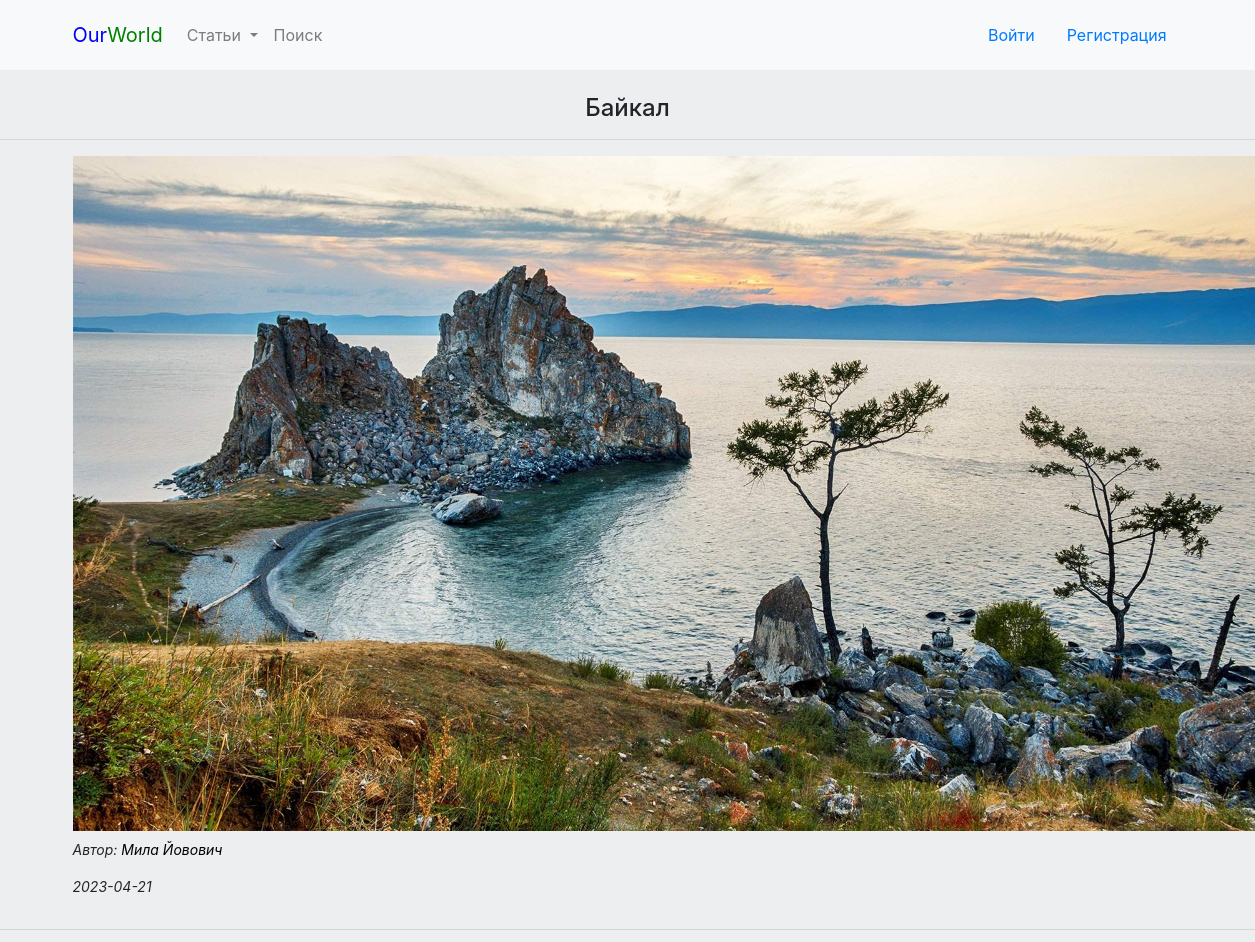
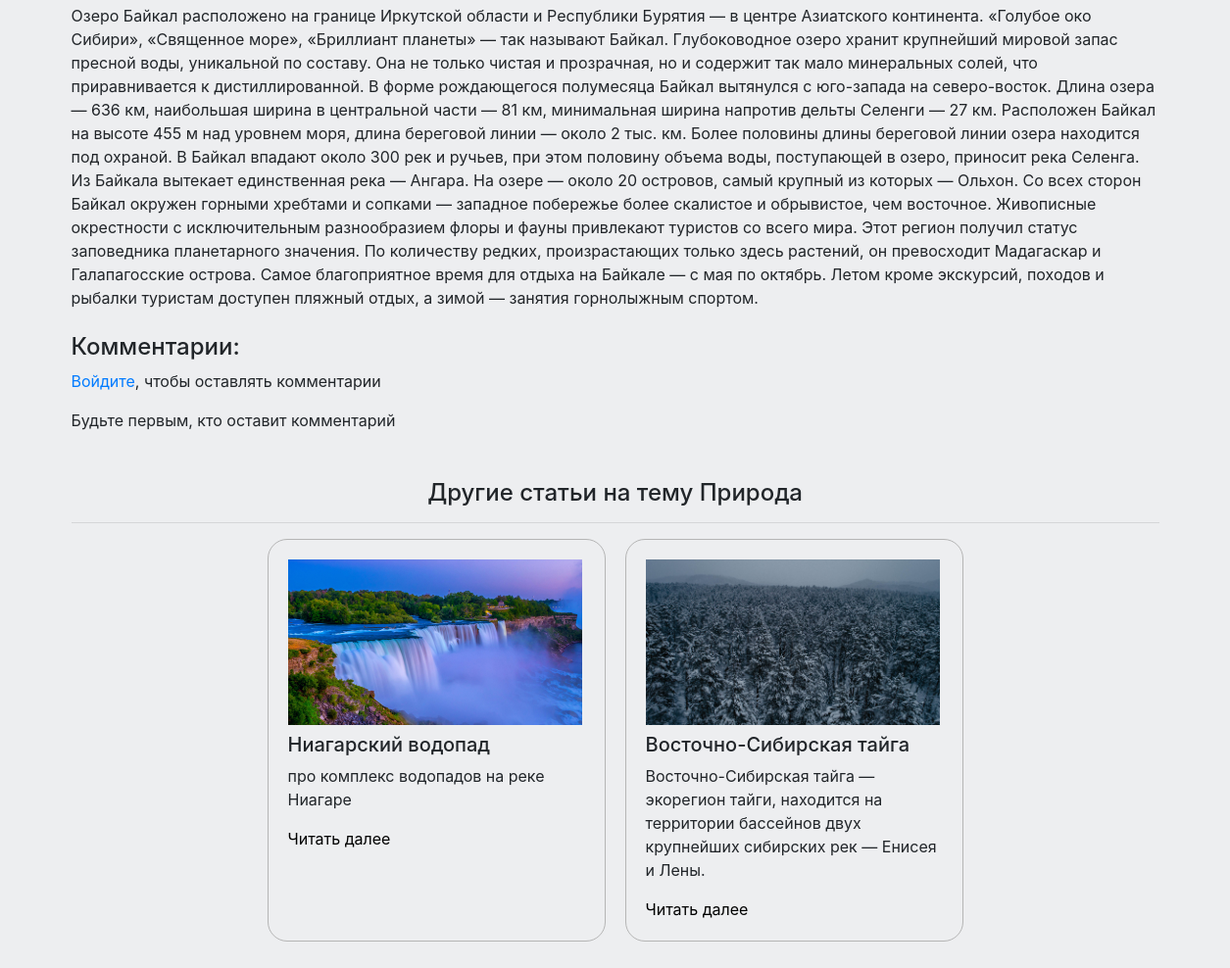
/one.php?id=3, run on the app's committed database (2 pictures, top to bottom).
### tables this page shows
CREATE TABLE `articles` (
  `id` bigint(24) NOT NULL,
  `title` varchar(255) DEFAULT NULL,
  `short` varchar(500) DEFAULT NULL,
  `category_id` bigint(24) DEFAULT NULL,
  `body` text DEFAULT NULL,
  `image` varchar(500) DEFAULT NULL,
  `user_id` bigint(24) DEFAULT NULL,
  `time` date NOT NULL DEFAULT current_timestamp(),
  `public` int(10) DEFAULT 1
);

CREATE TABLE `users` (
  `id` bigint(24) NOT NULL,
  `name` varchar(255) DEFAULT NULL,
  `surname` varchar(250) DEFAULT NULL,
  `email` varchar(150) DEFAULT NULL,
  `login` varchar(255) DEFAULT NULL,
  `password` varchar(255) DEFAULT NULL,
  `avatar` varchar(500) DEFAULT 'storage/avatars/avatar.png',
  `description` text DEFAULT 'Автор и читатель на Our World!'
);

CREATE TABLE `categories` (
  `id` bigint(24) NOT NULL,
  `title` varchar(255) DEFAULT NULL
);

### app/Auth.php (called while the page is built, shortened)
<?php
class Auth extends Connect
{
    public static function check($id)
    {
        $id = htmlspecialchars($id);
        $sql = "SELECT * FROM `users` WHERE `id` = '$id'";
        $query = mysqli_query(self::db(), $sql);
        return mysqli_num_rows($query) > 0;
    }
}

### app/Connect.php (called while the page is built, shortened)
<?php
class Connect
{
    private static $host = "127.0.0.1";
    private static $user = "root";
    private static $password = "";
    private static $name = "ourworld";
    public static function db()
    {
        $db = mysqli_connect(self::$host, self::$user, self::$password, self::$name);
        return $db;
    }
}

### app/Article.php (called while the page is built, shortened)
<?php
class Article extends Connect
{
    public static function get_one($id)
    {
        $id = htmlspecialchars($id);
        $sql = "SELECT * FROM `articles` WHERE `id` = '$id'";
        $query = mysqli_query(self::db(), $sql);
        return mysqli_fetch_assoc($query);
    }
    public static function get_categoryidlimit($category_id)
    {
        $category_id = htmlspecialchars($category_id);
        $sql = "SELECT * FROM `articles` WHERE `category_id` = '$category_id' ORDER BY RAND() LIMIT 3";
        $query = mysqli_query(self::db(), $sql);
        return $query;
    }
}

### app/User.php (called while the page is built, shortened)
<?php
class User extends Connect
{
    public static function get_one($id)
    {
        $id = htmlspecialchars($id);
        $sql = "SELECT * FROM `users` WHERE `id` = '$id'";
        $query = mysqli_query(self::db(), $sql);
        return mysqli_fetch_assoc($query);
    }
}

### app/Comment.php (called while the page is built, shortened)
<?php
class Comment extends Connect
{
    public static function get($id)
    {
        $id = htmlspecialchars($id);
        $sql = "SELECT * FROM `comments` WHERE `article_id` = '$id'";
        $query = mysqli_query(self::db(), $sql);
        return $query;
    }
}

### app/Category.php (called while the page is built, shortened)
<?php
class Category extends Connect
{
    public static function get_one($id)
    {
        $id = htmlspecialchars($id);
        $sql = "SELECT * FROM `categories` WHERE `id` = '$id'";
        $query = mysqli_query(self::db(), $sql);
        return mysqli_fetch_assoc($query);
    }
}

### one.php (the view, shortened to what this page needs)
<!DOCTYPE html>
<html lang="en">
<?php require_once "includes/head.php" ?>
<body>
<?php require_once "includes/header.php" ?>
    <main>
        <?php
            $article = Article::get_one($_GET["id"]);
        ?>
        <h4 align="center" class="mt-4"><?=$article["title"]?></h4>
        <hr>
        <div class="container">
            <div class="one">
                <img src="<?=$article["image"]?>">
                <p class="name mt-2">
                    Автор:  <a href="profile.php?id=<?=$article["user_id"]?>">
                                <?=User::get_one($article["user_id"])["name"]?> <?=User::get_one($article["user_id"])["surname"]?>
                            </a>
                </p>
                <p class="name"><?=$article["time"]?></p>
            </div>
        </div>
        <hr>
        <div class="container">
            <p><?=$article["body"]?></p>
            <h4 class="mt-4">Комментарии:</h4>
            <?php
                if(Auth::check($_SESSION["id"]))
                {
                ?>
                    <p>Оставьте комментарий:</p>
                    <form method="POST" action="/one.php?id=<?=$_GET["id"]?>">
                        <div class="form-group">
                            <label for="body">Введите комментарий</label>
                            <textarea class="form-control" rows="3" name="body" placeholder="Текст комментария"><?=$_COOKIE["body"]?></textarea>
                        </div>
                        <button type="submit" class="btn btn-primary" name="submit">Отправить</button>
                        <?php
                            if(!is_null($_POST["submit"]))
                            {
                                $create = Comment::create($_SESSION["name"], $_POST["body"], $_SESSION["id"], $article["id"]);
                                if($create)
                                {
                                    setcookie("body", "", time()-3600, "/one.php");
                                    header("location:/one.php?id=".$article["id"]);
                                } else {
                                ?>
                                    <div class="alert alert-warning mt-3" role="alert">
                                        Ошибка
                                    </div>
                                <?php
                                }
                            }
                            if($_SESSION["error_message"])
                            {
                            ?>
                                <div class="alert alert-warning mt-3" role="alert">
                                    <?=$_SESSION["error_message"]?>
                                </div>
                            <?php
                                unset($_SESSION["error_message"]);
                            }
                        ?>
                    </form>
                <?php
                } else {
                    echo("<a href='/auth/login.php'>Войдите</a>, чтобы оставлять комментарии");
                }
            ?>
            <?php
                $comments = Comment::get($_GET["id"]);
                if(mysqli_num_rows($comments) < 1)
                {
                    echo "<p class='mt-3'>Будьте первым, кто оставит комментарий</p>";
                }
                ?>
            <h4 align="center" class="mt-5">Другие статьи на тему <?=Category::get_one($article["category_id"])["title"]?></h4>
            <hr>
            <div class="articles_new mb-5">
                <?php
                    $articles_category = Article::get_categoryidlimit($article["category_id"]);
                    while($article_category = mysqli_fetch_assoc($articles_category))
                    {
                        if($article_category["id"] !== $article["id"])
                        {
                        ?>
                            <div class="article">
                                <img src="<?=$article_category["image"]?>" align="center" width="300">
                                <h5 class="mt-2"><?=$article_category["title"]?></h5>
                                <p class="description mt-2">
                                    <?=$article_category["short"]?>
                                </p>
                                <a href="one.php?id=<?=$article_category["id"]?>">Читать далее</a>
                            </div>
                        <?php
                        }
                    }
                ?>
            </div>
        </div>
    </main>
</body>
</html>

### includes/head.php (shortened to what this page needs)
<head>
    <link rel="stylesheet" href="https://cdn.jsdelivr.net/npm/bootstrap@4.1.3/dist/css/bootstrap.min.css"
>
    <link rel="stylesheet" href="/assets/css/style.css">
</head>

### includes/header.php (shortened to what this page needs)
<nav class="navbar navbar-expand-lg navbar-light bg-light">
        <div class="container">
            <a class="navbar-brand" href="/"><span id="blue">Our</span><span id="green">World</span></a>
            <div class="collapse navbar-collapse" id="navbarSupportedContent">
                <ul class="navbar-nav mr-auto">
                    <li class="nav-item dropdown">
                        <a class="nav-link dropdown-toggle" href="#" id="navbarDropdown" role="button"
                            data-toggle="dropdown" aria-haspopup="true" aria-expanded="false">
                            Статьи
                        </a>
                    </li>
                    <li class="nav-item">
                        <a id="search_link" class="nav-link">Поиск</a>
                    </li>
                </ul>
                <?php
                    if(!Auth::check($_SESSION["id"]))
                    {
                    ?>
                        <a class="nav-link dropdown" href="/auth/login.php">
                            Войти
                        </a>
                        <a class="nav-link dropdown" href="/auth/reg.php">
                            Регистрация
                        </a>
                    <?php
                    }
                    ?>
            </div>
        </div>
</nav>

### assets/css/style.css (style rules this page uses)
html, body { background-color: #EDEEF0; }
li { list-style-type: none; }
li a { color: black; }
nav { height: 70px; }
#search_link { cursor: pointer; }
#blue { color: blue; }
#green { color: green; }
.articles_new { display: flex; gap: 20px; justify-content: center; }
.article { border: 1px solid rgb(181, 181, 181); padding: 20px; border-radius: 20px; width: 345px; }
.article a { color: black; }
.one { display: flex; justify-content: center; flex-wrap: wrap; flex-direction: column; }
.one img { max-width: 1200px; }
.name { font-style: italic; font-size: 14px; }
.name a { color: black; }

### data on the page
articles: title "Байкал", image (picture), user.name "Мила", user.surname "Йовович", time "2023-04-21", body "Озеро Байкал расположено на границе Иркутской области и Республики Бурятия — в центре Азиатского континента. «Голубое око Сибири», «Священное море», «Бриллиант планеты» — так называют Байкал. Глубоководное озеро хранит крупнейший мировой запас пресной воды, уникальной по составу. Она не только чистая и прозрачная, но и содержит так мало минеральных солей, что приравнивается к дистиллированной. В форме рождающегося полумесяца Байкал вытянулся с юго-запада на северо-восток. Длина озера — 636 км, наибольшая ширина в центральной части — 81 км, минимальная ширина напротив дельты Селенги — 27 км. Расположен Байкал на высоте 455 м над уровнем моря, длина береговой линии — около 2 тыс. км. Более…", category.title "Природа"
articles: image (picture), title "Ниагарский водопад", short "про комплекс водопадов на реке Ниагаре"
articles: image (picture), title "Восточно-Сибирская тайга", short "Восточно-Сибирская тайга — экорегион тайги, находится на территории бассейнов двух крупнейших сибирских рек — Енисея и Лены."
